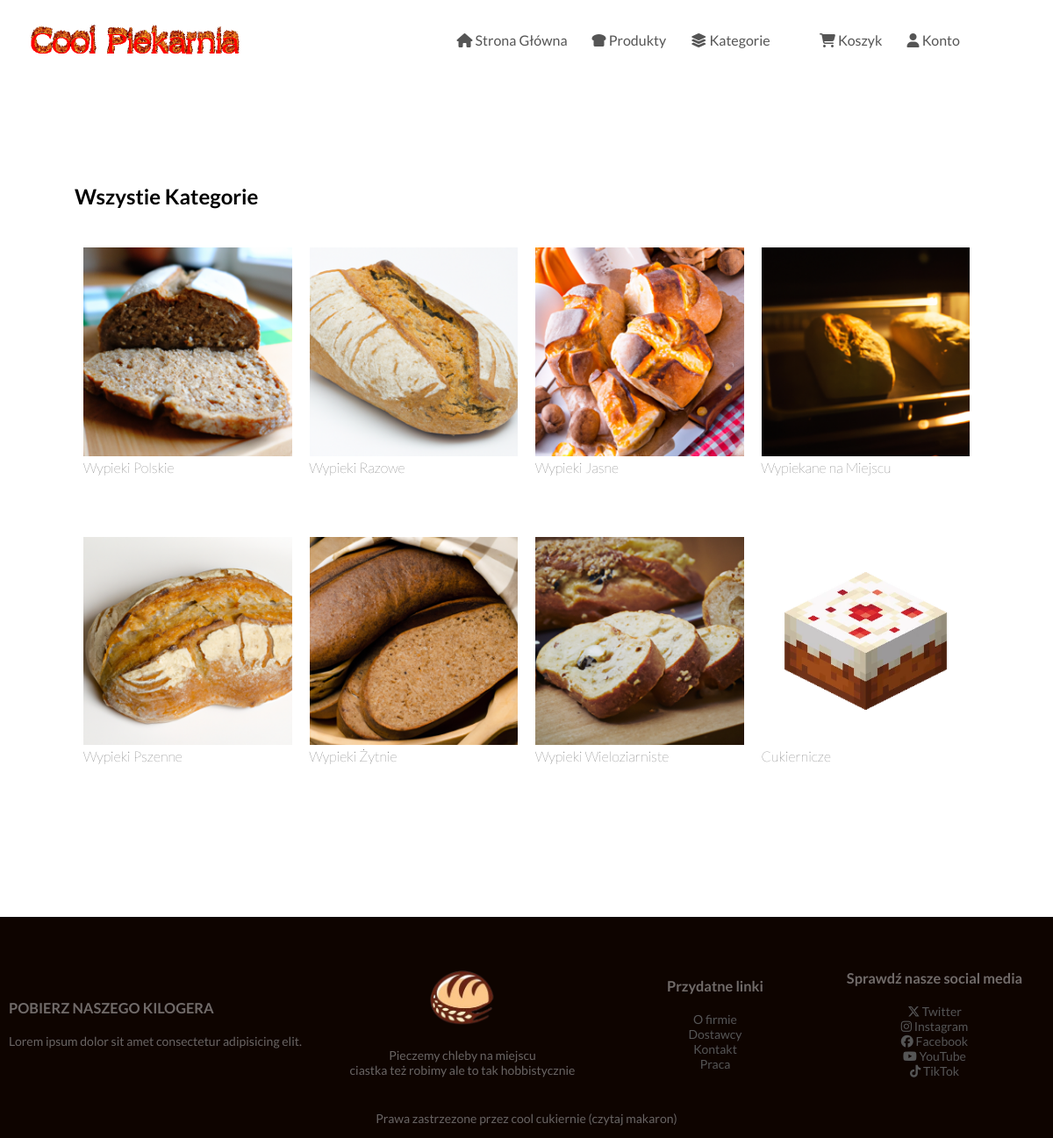
/categories.php, run on the app's committed database.
### tables this page shows
CREATE TABLE IF NOT EXISTS `category` (
  `category_id` int(11) NOT NULL AUTO_INCREMENT,
  `category_name` char(64) NOT NULL,
  `category_image` varchar(255) DEFAULT NULL,
  PRIMARY KEY (`category_id`)
);

### php/display_category.php (the view, shortened to what this page needs)
<?php
    if($result = $connect->query("SELECT * FROM category;")) {
        while($row = $result->fetch_assoc()) {
            echo "
                <div class='col-4'>
                    <a href='../public/categories-view.php?category={$row['category_id']}'>
            ";
            if(is_null($row['category_image'])) {
                echo "<img src='../images/noImage.png' alt='Brak Ustawionego Obrazu'>";
            } else {
                echo "<img src='../admin/categories_images/{$row['category_image']}' alt='{$row['category_name']}'>";
            }
            echo "<h4>{$row['category_name']}</h4>
                    </a>
                </div>
            ";
        }
    }
?>

### public/categories.php (shortened to what this page needs)
<?php include "../php/database_connection.php"; ?>
<!DOCTYPE html>
<html lang="en">
<head>
    <link rel="stylesheet" href="../css/all.css" />
    <link rel="stylesheet" href="https://cdnjs.cloudflare.com/ajax/libs/font-awesome/6.5.1/css/all.min.css" />
</head>
<body>
    <?php include "../php/load_header.php"; ?>
    <br />
    <div class="small-container">
        <div class="row row-2">
            <h2>Wszystie Kategorie</h2>
        </div>
        <br>
            <div class="row">
                <?php
                    if(isset($_SESSION['id'])) {
                        $result = $connect->query("SELECT user_admin FROM user WHERE user_id = '{$_SESSION['id']}'");
                        $row = $result->fetch_assoc();
                        if(!$row['user_admin']) {
                            include "../php/display_category.php";
                        } else {
                            include "../admin/php/categories_display.php";
                            if(isset($_GET['rename']) && isset($_GET['category'])) {
                                $result = $connect->query("SELECT * FROM category WHERE category_id = '{$_GET['category']}'");
                                $row = $result->fetch_assoc();
                                echo "
                                    <center>
                                    <form method='POST' action='../admin/php/categories_rename.php?category={$_GET['category']}'>
                                        <center><p>Zmień Nazwę</p></center>
                                        <input type='text' name='newNam' maxlenght='128' style='width: 250px; height: 25px;' value='{$row['category_name']}'>
                                        <input type='submit'  style='width: 30px; height: 25px;' value='➫'>
                                    </form>
                                    <br><br><br>
                                ";
                            }
                            if(isset($_GET['updateImage']) && isset($_GET['category'])) {
                                $result = $connect->query("SELECT * FROM category WHERE category_id = '{$_GET['category']}'");
                                $row = $result->fetch_assoc();
                                echo "
                                    <center>
                                    <form method='POST' action='../admin/php/categories_setimg.php?category={$_GET['category']}' enctype='multipart/form-data'>
                                        <center><p>Zmień Obraz</p></center>
                                        <input type='file' name='newImg' style='width: 250px; height: 25px; border: none;'>
                                        <input type='submit'  style='width: 30px; height: 25px;' value='➫'>
                                    </form>
                                    <br><br><br>
                                ";
                            }
                        }
                    } else {
                        include "../php/display_category.php";
                    }
                ?>
            </div>
            <br><br><br><br><br><br>
    </div>
    <?php include "../php/load_footer.php"; ?>

### php/load_header.php
<?php
    echo
    "<div class='container'>
        <div class='navbar'>
            <div class='logo'>
                <img src='../images/logo.gif' alt='logo' class='logo' />
            </div>
            <nav>
                <ul id='menuitems'>
                    <li>
                        <a href='../public/''><i class='fa-solid fa-house'></i> Strona Główna</a>
                    </li>
                    <li>
                        <a href='../public/products.php'><i class='fa-solid fa-bread-slice'></i> Produkty</a>
                    </li>
                    <li>
                        <a href='../public/categories.php'><i class='fa-solid fa-layer-group'></i> Kategorie</a>
                    </li>
                    <li></li>
                    <li>
                        <a href='../public/cart.php'><i class='fa-solid fa-cart-shopping'></i> Koszyk</a>
                    </li>
                    <li>
                        <a href='../public/account.php'><i class='fa-solid fa-user'></i> Konto</a>
                    </li>
                </ul>
                <i class='menuicon fa-solid fa-bars' onclick='toggler()'></i>
            </nav>
        </div>
    </div> ";
?>

### php/load_footer.php (shortened to what this page needs)
<?php
    echo "
        <footer>
            <div class='container'>
                <div class='row'>
                    <div class='footer-col-1'>
                        <h3>POBIERZ NASZEGO KILOGERA</h3>
                        <p>Lorem ipsum dolor sit amet consectetur adipisicing elit.</p>
                    </div>
                    <div class='footer-col-2'>
                        <img src='../images/logo.png' alt='logo' />
                        <p>
                            Pieczemy chleby na miejscu<br />ciastka też robimy ale to tak
                            hobbistycznie
                        </p>
                    </div>
                    <div class='footer-col-3'>
                        <h3>Przydatne linki</h3>
                        <ul>
                            <li><a href='*'>O firmie</a></li>
                            <li><a href='*'>Dostawcy</a></li>
                            <li><a href='*'>Kontakt</a></li>
                            <li><a href='*'>Praca</a></li>
                        </ul>
                    </div>
                    <div class='footer-col-4'>
                        <h3>Sprawdź nasze social media</h3>
                        <ul>
                            <li>
                                <a href='https:/\/\twitter.com/makawoon'><i class='fa-brands fa-x-twitter'></i> Twitter</a>
                            </li>
                            <li>
                                <a href='https:/\/\www.instagram.com/makaronokok/'><i class='fa-brands fa-instagram'></i>
                                    Instagram</a>
                            </li>
                            <li>
                                <a href='https:/\/\www.facebook.com/groups/533989907843913'><i
                                        class='fa-brands fa-facebook'></i> Facebook</a>
                            </li>
                            <li>
                                <a href='https:/\/\www.youtube.com/watch?v=dQw4w9WgXcQ'><i class='fa-brands fa-youtube'></i>
                                    YouTube</a>
                            </li>
                            <li>
                                <a href='https:/\/\www.tiktok.com/pl-PL/'><i class='fa-brands fa-tiktok'></i> TikTok</a>
                            </li>
                        </ul>
                    </div>
                </div>
            </div>
            <br />
            <p class='cpyrights'>
                Prawa zastrzezone przez cool cukiernie (czytaj makaron)
            </p>
        </footer> ";
        exit();
?>

### css/all.css (style rules this page uses)
* { margin: 0; padding: 0; box-sizing: border-box; font-family: "Lato", sans-serif; }
.navbar { display: flex; align-items: center; padding: 20px; }
.logo { width: 250px; }
nav { flex: 1; text-align: right; }
nav ul { display: inline-block; list-style-type: none; }
nav ul li { display: inline-block; margin-right: 25px; }
a { text-decoration: none; color: #555; }
p { color: #555; }
.container { max-width: 1300px; margin: auto; padding-left: 10px; padding-right: 10px; }
.row { display: flex; align-items: center; justify-content: space-around; flex-wrap: wrap; }
.small-container { max-width: 1080px; margin: auto; padding-left: 25px; padding-right: 25px; }
.col-4 { flex-basis: 25%; padding: 10px; min-width: 200px; margin-bottom: 50px; transition: 250ms; }
.col-4 img { width: 100%; }
h4 { color: #000000; font-weight: 200; }
footer { background: #0e0400; color: #8a8a8a; font-size: 14px; padding: 60px 0 14px; left: 0; bottom: 0; }
footer p { color: #b4b4b48c; }
footer h3 { color: #ffffff69; margin-bottom: 20px; }
.footer-col-1, .footer-col-2, .footer-col-3, .footer-col-4 { min-width: 250px; margin-bottom: 20px; }
.footer-col-1 { flex-basis: 30%; }
.footer-col-2 { flex: 1; text-align: center; }
.footer-col-2 img { width: 75px; margin-bottom: 20px; }
.footer-col-3, .footer-col-4 { flex-basis: 12%; text-align: center; }
ul { list-style-type: none; }
.cpyrights { text-align: center; }
.menuicon { width: 28px; margin-left: 20px; color: #00000000; }
.row-2 { justify-content: space-between; margin: 100px auto 15px; }

### data on the page
category: category_image (picture), category_name "Wypieki Polskie"
category: category_image (picture), category_name "Wypieki Razowe"
category: category_image (picture), category_name "Wypieki Jasne"
category: category_image (picture), category_name "Wypiekane na Miejscu"
category: category_image (picture), category_name "Wypieki Pszenne"
category: category_image (picture), category_name "Wypieki Żytnie"
category: category_image (picture), category_name "Wypieki Wieloziarniste"
category: category_image (picture), category_name "Cukiernicze"
